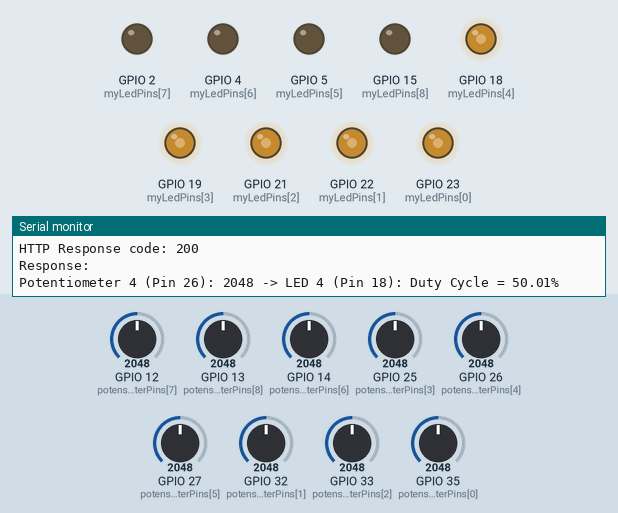
This sketch was run on a simulated ESP32. On the bench: output pins drawn as LEDs (lit = HIGH), the last lines printed to the serial monitor. The test bench sets the inputs (shaded band); at power-on: GPIO 12 (potensiometerPins[7]) = 2048, GPIO 13 (potensiometerPins[8]) = 2048, GPIO 14 (potensiometerPins[6]) = 2048, GPIO 25 (potensiometerPins[3]) = 2048, GPIO 26 (potensiometerPins[4]) = 2048, GPIO 27 (potensiometerPins[5]) = 2048, GPIO 32 (potensiometerPins[1]) = 2048, GPIO 33 (potensiometerPins[2]) = 2048, GPIO 35 (potensiometerPins[0]) = 2048. WiFi joins after 1.5 s; servers stay silent unless stated; uploads are accepted with an empty reply; the local clock reads 2024-03-15 10:24:30 at power-on unless the sketch sets it.

Above: at 3.2 s.
3.3 s: GPIO 12 (potensiometerPins[7]) set to 2866
At 5.2 s:
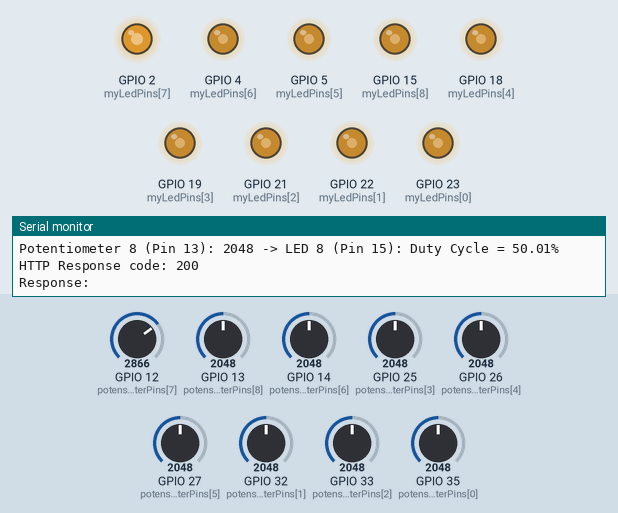
10.2 s: GPIO 13 (potensiometerPins[8]) set to 2866
At 17.4 s:
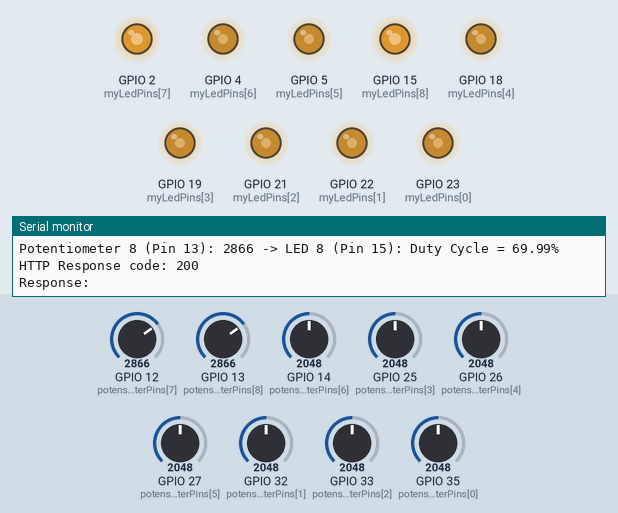
17.8 s: GPIO 14 (potensiometerPins[6]) set to 2866
At 22.7 s:
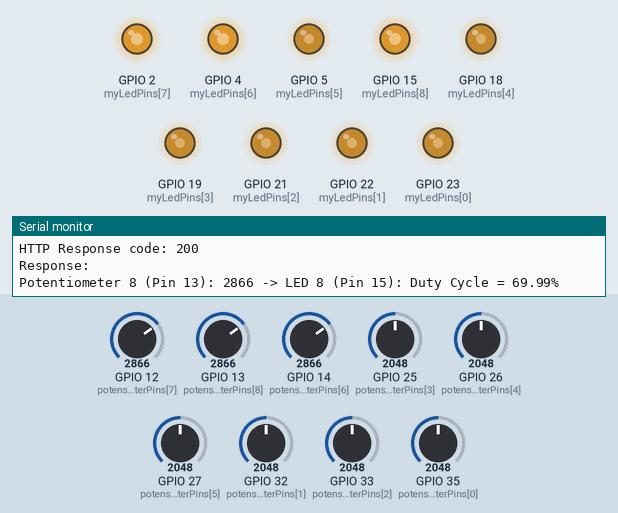
24.7 s: GPIO 25 (potensiometerPins[3]) set to 2866
At 28.5 s:
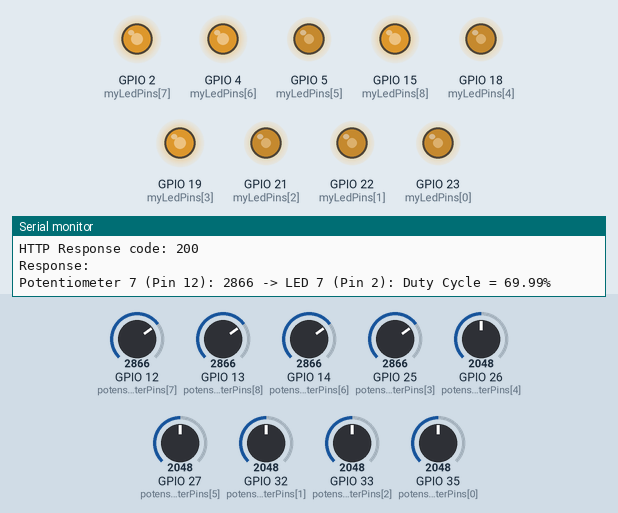
31.6 s: GPIO 26 (potensiometerPins[4]) set to 2866
At 34.7 s:
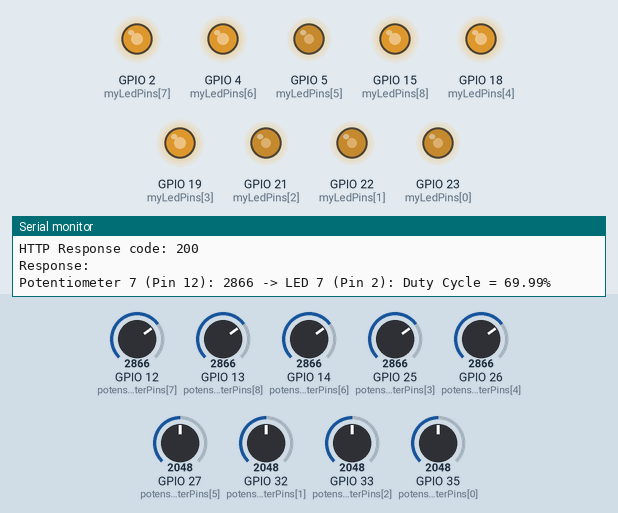
38.5 s: GPIO 27 (potensiometerPins[5]) set to 2866
At 40.9 s:
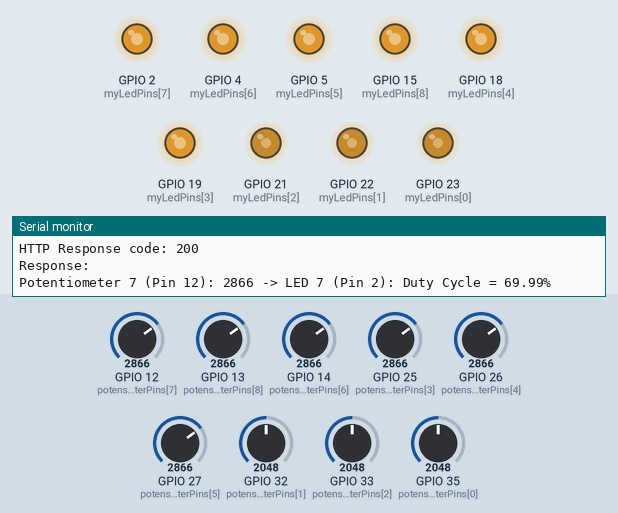
Timing chart, 0 to 42.4 s (numbered marks = the images above; inputs shaded):
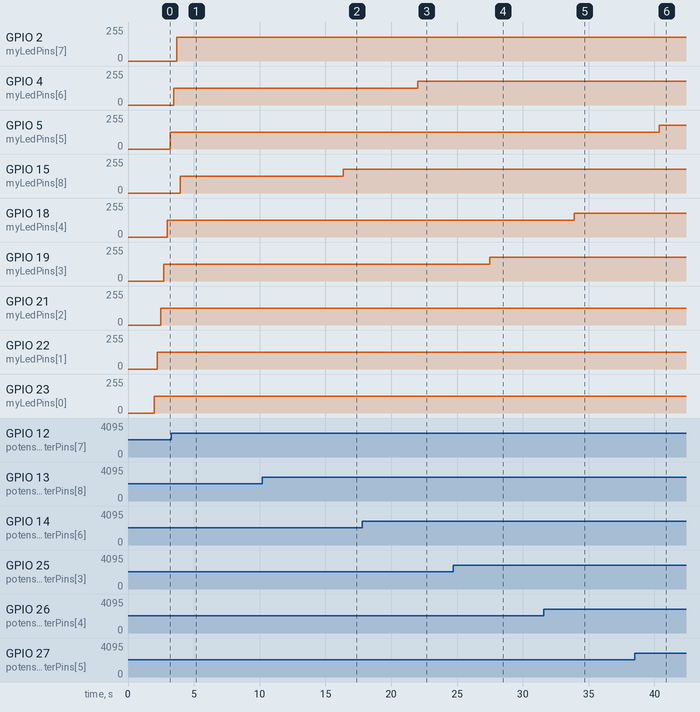

Measured:
- after the input at 3.3 s, GPIO 2 (myLedPins[7]): 0/255 → 178/255 after 0.42 s
- after the input at 10.2 s, GPIO 15 (myLedPins[8]): 127/255 → 178/255 after 6.1 s
- after the input at 17.8 s, GPIO 4 (myLedPins[6]): 127/255 → 178/255 after 4.2 s
- after the input at 24.7 s, GPIO 19 (myLedPins[3]): 127/255 → 178/255 after 2.8 s
- after the input at 31.6 s, GPIO 18 (myLedPins[4]): 127/255 → 178/255 after 2.3 s
- after the input at 38.5 s, GPIO 5 (myLedPins[5]): 127/255 → 178/255 after 1.9 s

The sketch:

potensio.ino
```cpp
#include <WiFi.h>
#include <HTTPClient.h>
#include <time.h>

// WiFi and Firebase credentials
const char *ssid = "Joho";
const char *password = "joanda1234";
const char *serverUrl = "https://smart-bin-capstone-d10-default-rtdb.asia-southeast1.firebasedatabase.app/logv4.json"; // Firebase project ID

const int potensiometerPins[9] = {35, 32, 33, 25, 26, 27, 14, 12, 13}; // ADC pins for potentiometers
const int myLedPins[9] = {23, 22, 21, 19, 18, 5, 4, 2, 15};              // PWM pins for LEDs
const int numPins = 9;                                                // Number of potentiometers and LEDs

int tpsPercentage[9] = {0, 0, 0, 0, 0, 0, 0, 0, 0}; // Array to store the percentage of each potentiometer


void sendRequest(const char *url, String tpsId, float percentage)
{
  // Get the current Unix time (seconds since Jan 1, 1970)
  time_t now = time(nullptr);

  now = now - (now % 5);

  // Construct the JSON data with the specified structure
  String jsonData = "{\"" + tpsId + "/" + String(now) + "/percentage\": \"" + String(percentage, 2) + "\"}";


  // Create an HTTPClient instance
  HTTPClient http;

  http.setTimeout(1000000);

  // Specify the URL and begin the connection
  http.begin(url);

  // Specify the content type and send the PUT request
  http.addHeader("Content-Type", "application/json");
  int httpResponseCode = http.PATCH(jsonData);

  // Check the response code and print the result
  if (httpResponseCode > 0)
  {
    Serial.print("HTTP Response code: ");
    Serial.println(httpResponseCode);

    // Get the response payload
    String response = http.getString();
    Serial.println("Response: ");
    Serial.println(response);
  }
  else
  {
    Serial.print("Error on sending PATCH: ");
    Serial.println(http.errorToString(httpResponseCode).c_str());
  }

  // Free resources
  http.end();

}


void connectWifi() {
  WiFi.begin(ssid, password);
  Serial.print("Connecting to WiFi...");
  while (WiFi.status() != WL_CONNECTED) {
    delay(1000);
    Serial.print(".");
  }
  Serial.println("Connected to WiFi");
}

void setup()
{
    Serial.begin(9600); // Initialize serial communication at 9600 baud rate

    // Connect to WiFi
    connectWifi();

    for (int i = 0; i < numPins; i++)
    {
        pinMode(myLedPins[i], OUTPUT); // Set LED pins as output
    }
}

void loop()
{
    for (int i = 0; i < numPins; i++)
    {
        // Read voltage value from each potentiometer (0-4095)
        int voltageValue = analogRead(potensiometerPins[i]);

        // Map voltage value to PWM duty cycle (0-255)
        int dutyCycle = map(voltageValue, 0, 4095, 0, 255);

        // Calculate percentage for duty cycle (0-100%)
        float dutyCyclePercentage = (voltageValue / 4095.0) * 100;

        // Set LED brightness using PWM
        analogWrite(myLedPins[i], dutyCycle);

        // Print the values to the Serial Monitor
        Serial.print("Potentiometer ");
        Serial.print(i);
        Serial.print(" (Pin ");
        Serial.print(potensiometerPins[i]);
        Serial.print("): ");
        Serial.print(voltageValue);
        Serial.print(" -> LED ");
        Serial.print(i);
        Serial.print(" (Pin ");
        Serial.print(myLedPins[i]);
        Serial.print("): Duty Cycle = ");
        Serial.print(dutyCyclePercentage, 2);
        Serial.println("%");

        String tpsId = "tps_" + String(i + 1);
        sendRequest(serverUrl, tpsId, dutyCyclePercentage);
    }

    delay(4000); // Delay to reduce the number of serial prints
}
```
